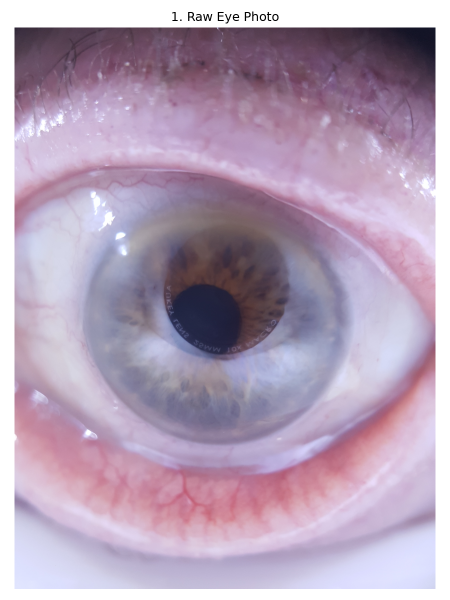
#> input picture assets/conjunctiva/hero_sequence/01_raw.png, 900 x 1200 px (shown at 1/2 size)
$ python -i qc.py   (imports and definitions only)   (older library calls are emulated)
#> lines starting #> are read from the running program, lines starting #| are printed output that depends on the picture; after the words box and inside, x2 and y2 are one past the last pixel; in counts of white or black regions, pixels touching at a corner belong together
"""Quality control gate.

Menolak citra berkualitas buruk sebelum masuk pipeline agar terhindar dari efek
garbage in garbage out. Empat metrik dihitung pada area region of interest
konjungtiva, yakni ketajaman melalui variance of Laplacian, kecerahan rata rata,
fraksi pixel glare, dan luas area region of interest.

Loader region of interest bersifat format aware karena dataset memuat beberapa
varian mask, yaitu cutout dengan alpha channel transparan, cutout dengan latar
putih, cutout dengan latar hitam, serta citra 16 bit. Semua varian dikembalikan
sebagai pasangan RGB uint8 dan mask boolean yang seragam.
"""
from __future__ import annotations

import contextlib
import functools
import json
import os
from pathlib import Path

import cv2
import numpy as np
import pandas as pd


@contextlib.contextmanager
def _suppress_c_stderr():
    """Bungkam pesan tingkat C seperti peringatan libpng iCCP selama pembacaan citra.

    Beberapa PNG dataset memiliki profil warna rusak yang memicu peringatan
    berulang dari libpng. Peringatan ditulis langsung ke file descriptor stderr
    sehingga dibungkam dengan mengalihkan descriptor tersebut sementara.
    """
    devnull = os.open(os.devnull, os.O_WRONLY)
    saved = os.dup(2)
    os.dup2(devnull, 2)
    try:
        yield
    finally:
        os.dup2(saved, 2)
        os.close(devnull)
        os.close(saved)

DEFAULT_THRESHOLDS = {
    "min_laplacian_variance": 2.0,
    "min_brightness": 25.0,
    "max_brightness": 245.0,
    "max_glare_fraction": 0.30,
    "min_roi_pixels": 300,
}


def load_roi(path: str):
    """Baca citra region of interest dan kembalikan RGB uint8 serta mask boolean.

    Format mask dideteksi otomatis. Bila alpha channel memuat area transparan,
    mask diambil dari alpha. Bila tidak, mask diturunkan dari latar dominan yang
    berupa hitam atau putih. Bila tidak ada latar dominan, seluruh pixel dianggap
    region of interest.
    """
    with _suppress_c_stderr():
        image = cv2.imread(str(path), cv2.IMREAD_UNCHANGED)
#> image is the input picture: shape (1200, 900, 4); mean B, G, R, A 183.2, 160.7, 180, 255
    if image is None:
        raise FileNotFoundError(f"Gagal membaca citra: {path}")
    if image.dtype == np.uint16:
        image = (image / 257.0).round().astype(np.uint8)
    if image.ndim == 2:
        rgb = cv2.cvtColor(image, cv2.COLOR_GRAY2RGB)
        return rgb, np.ones(image.shape[:2], dtype=bool)

    if image.shape[2] == 4:
        rgb = cv2.cvtColor(image[:, :, :3], cv2.COLOR_BGR2RGB)
        alpha = image[:, :, 3]
#> alpha: shape (1200, 900); every value is 255
        if (alpha == 0).mean() > 0.2:
            return rgb, alpha > 10
    else:
        rgb = cv2.cvtColor(image, cv2.COLOR_BGR2RGB)

    black = rgb.sum(axis=2) <= 15
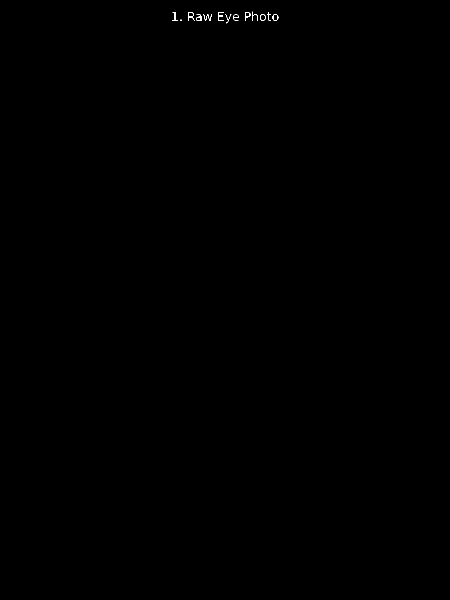
#> black: shape (1200, 900) bool (shown at 1/2 size); 0.06% white in thin lines or dots, all inside (x1, y1, x2, y2) = (345, 23, 557, 47)
    white = rgb.min(axis=2) >= 240
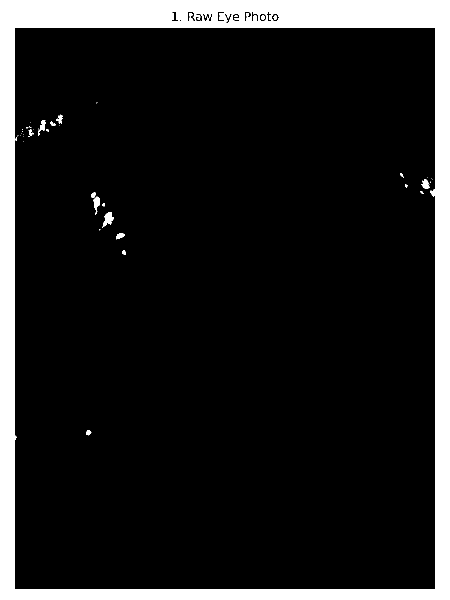
#> white: shape (1200, 900) bool (shown at 1/2 size); 12.5% white; 48 white regions (27 under 20 px), largest, box (x1, y1, x2, y2) and area: (0, 0, 900, 1200) 132949, (204, 424, 228, 455) 363, (187, 393, 200, 429) 254
#> in quality_check, `rgb, mask = load_roi(path)`: mask: shape (1200, 900) bool; every value is 1
    if black.mean() > 0.2:
        return rgb, ~black
    if white.mean() > 0.2:
        return rgb, ~white
    return rgb, np.ones(rgb.shape[:2], dtype=bool)


def erode_mask(mask, erosion: int = 3):
    """Erosi mask boolean untuk menghindari artefak tepi pada perhitungan metrik."""
    if erosion <= 0:
        return mask
    kernel = np.ones((erosion, erosion), np.uint8)
    eroded = cv2.erode(mask.astype(np.uint8), kernel, iterations=1)
    return eroded.astype(bool)


def laplacian_variance(rgb, mask) -> float:
    """Ketajaman citra sebagai variance of Laplacian pada area region of interest."""
    if mask.sum() < 10:
        return 0.0
    gray = cv2.cvtColor(rgb, cv2.COLOR_RGB2GRAY)
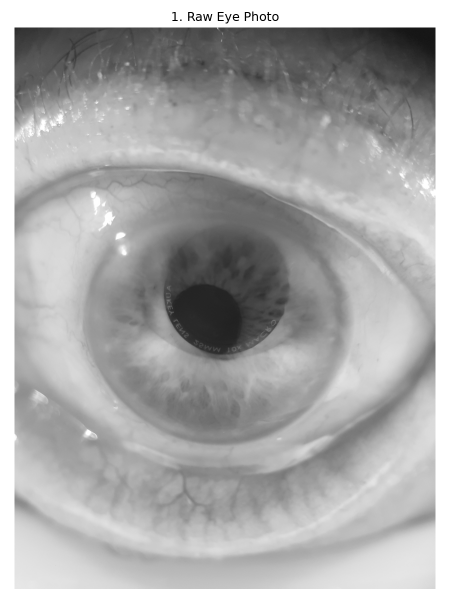
#> gray: shape (1200, 900) (shown at 1/2 size); min 0, max 255, mean 169.1
    laplacian = cv2.Laplacian(gray, cv2.CV_64F)
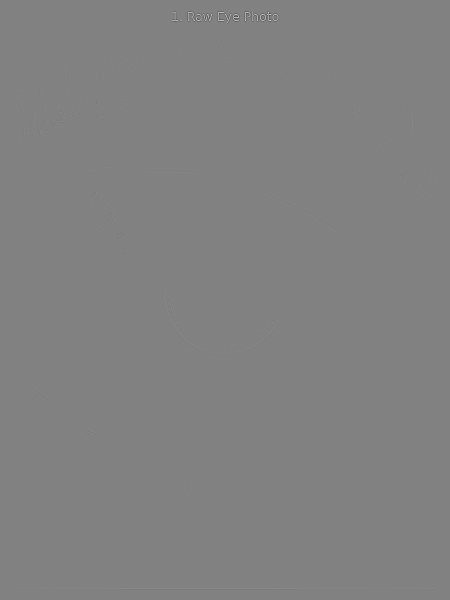
#> laplacian: shape (1200, 900) float64 (shown at 1/2 size); min -573, max 556, mean 0; drawn with min black and max white
    return float(laplacian[mask].var())


def mean_brightness(rgb, mask) -> float:
    """Kecerahan rata rata pada channel V ruang warna HSV di area region of interest."""
    if mask.sum() < 10:
        return 0.0
    value = cv2.cvtColor(rgb, cv2.COLOR_RGB2HSV)[:, :, 2]
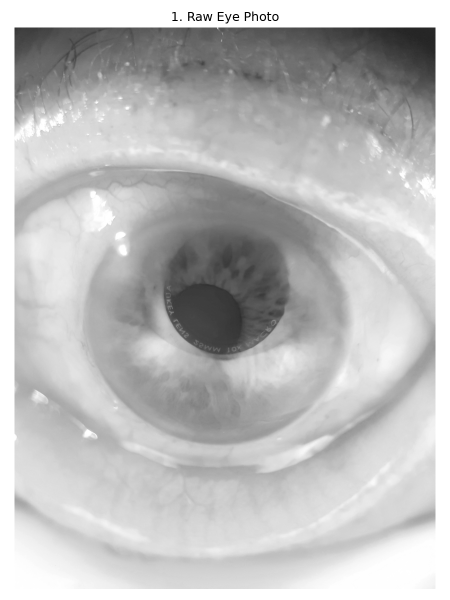
#> value: shape (1200, 900) (shown at 1/2 size); min 0, max 255, mean 188.8
    return float(value[mask].mean())


def glare_fraction(rgb, mask, saturation_level: int = 245) -> float:
    """Fraksi pixel region of interest yang mendekati jenuh sebagai indikasi glare."""
#> called with saturation_level = 245
    total = int(mask.sum())
#> total = 1080000
    if total < 10:
        return 1.0
    value = cv2.cvtColor(rgb, cv2.COLOR_RGB2HSV)[:, :, 2]
    bright = (value >= saturation_level) & mask
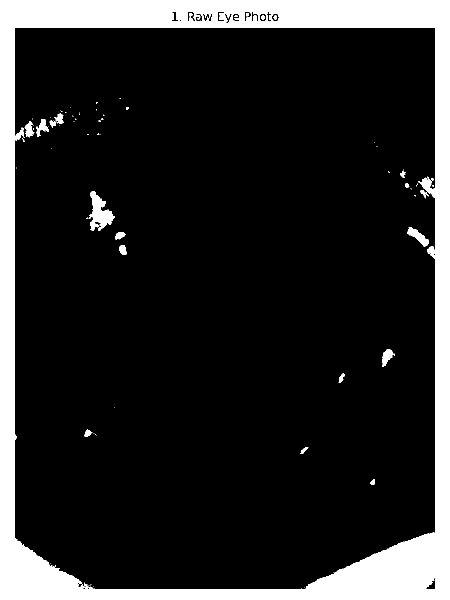
#> bright: shape (1200, 900) bool (shown at 1/2 size); 15.1% white; 85 white regions (62 under 20 px), largest, box (x1, y1, x2, y2) and area: (0, 0, 900, 1200) 157741, (177, 383, 230, 462) 2003, (814, 454, 857, 493) 675
    return float(int(bright.sum()) / total)


def quality_check(path: str, thresholds: dict | None = None) -> dict:
    """Evaluasi satu citra dan kembalikan metrik, status lolos, serta alasan."""
    limits = dict(DEFAULT_THRESHOLDS)
    if thresholds:
        limits.update(thresholds)
    rgb, mask = load_roi(path)
    inner = erode_mask(mask, 3)
    metrics = {
        "laplacian_variance": laplacian_variance(rgb, inner),
        "brightness": mean_brightness(rgb, inner),
        "glare_fraction": glare_fraction(rgb, inner),
        "roi_pixels": int(mask.sum()),
    }
#> metrics = {'laplacian_variance': 207.4, 'brightness': 188.8, 'glare_fraction': 0.151, 'roi_pixels': 1080000}
    reasons = []
    if metrics["laplacian_variance"] < limits["min_laplacian_variance"]:
        reasons.append("blur")
    if metrics["brightness"] < limits["min_brightness"]:
        reasons.append("underexposed")
    if metrics["brightness"] > limits["max_brightness"]:
        reasons.append("overexposed")
    if metrics["glare_fraction"] > limits["max_glare_fraction"]:
        reasons.append("glare")
    if metrics["roi_pixels"] < limits["min_roi_pixels"]:
        reasons.append("roi_too_small")
    metrics["passed"] = len(reasons) == 0
    metrics["reasons"] = ",".join(reasons)
    return metrics


GATE_REASONS = {
    "laplacian_variance": ("blur", None),
    "brightness": ("underexposed", "overexposed"),
    "glare_fraction": (None, "glare"),
    "roi_pixels": ("roi_too_small", None),
    "components": (None, "roi_fragmented"),
    "aspect_ratio": (None, "roi_too_thin"),
    "solidity": ("roi_low_solidity", None),
    "coverage": ("roi_coverage_low", "roi_coverage_high"),
    "centroid_offset": (None, "roi_off_center"),
    "segmentation_confidence": ("roi_confidence_low", None),
    "skin_coverage": ("roi_landmark_unreliable", "roi_landmark_unreliable"),
    "finger_area_frac": ("roi_finger_area_abnormal", "roi_finger_area_abnormal"),
    "nail_area_frac": ("roi_nail_area_abnormal", "roi_nail_area_abnormal"),
}
"""Pemetaan metrik quality control ke alasan penolakan (di bawah batas, di atas batas).

Kosakata alasan dikunci di kode karena dipakai sebagai kontrak response API,
sedangkan nilai batasnya dibaca dari configs/qc_thresholds.json agar dapat
dikalibrasi ulang tanpa mengubah kode.
"""

QC_THRESHOLDS_PATH = Path(__file__).resolve().parents[2] / "configs" / "qc_thresholds.json"


# [97 lines left out: functions load_site_gates, apply_gates, measure_photometric, measure_roi_geometry, run_quality_check, not called in this run]

>>> result = quality_check('../../assets/conjunctiva/hero_sequence/01_raw.png')
#> result = {'laplacian_variance': 207.4, 'brightness': 188.8, 'glare_fraction': 0.151, 'roi_pixels': 1080000, 'passed': True, 'reasons': ''}
